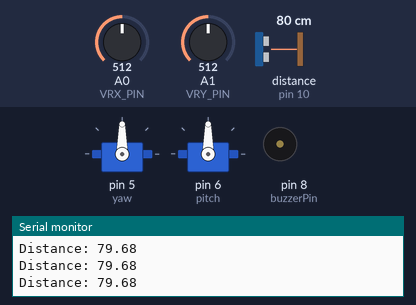
Bench run of a sketch on a simulated Arduino Uno, built with avr-gcc and run on an emulated ATmega328P. Parts: 2 × servo, buzzer (waves = sounding), the last lines printed to the serial monitor. Wiring (inferred from the names in the program): ultrasonic range finder: trigger pin 11; echo pin 10. Inputs (shaded band) come from the test bench; at power-on: distance to the obstacle (sensor on pin 10) 80 cm, A1 (VRY_PIN) = 512, A0 (VRX_PIN) = 512. The echo pulse lasts 58.3 µs per cm.

Above: at 1.2 s.
1.3 s: distance to the obstacle (sensor on pin 10) set to 12 cm
2.8 s: distance to the obstacle (sensor on pin 10) set to 9 cm
At 3.9 s:
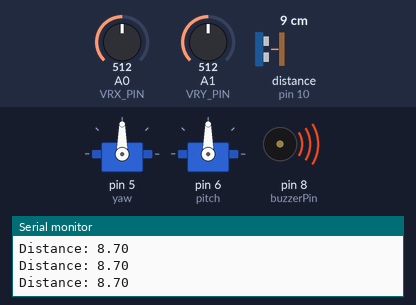
4.4 s: A1 (VRY_PIN) set to 716
At 4.9 s:
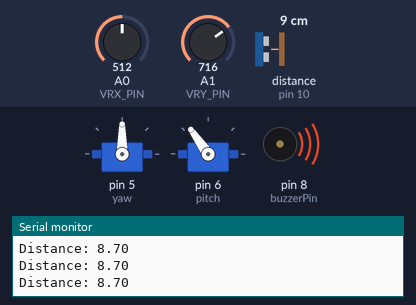
5.9 s: A0 (VRX_PIN) set to 567
8.9 s: A0 (VRX_PIN) set to 585
At 9.3 s:
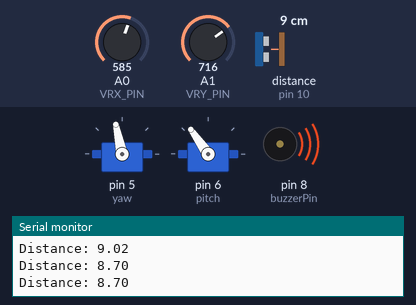
10.4 s: distance to the obstacle (sensor on pin 10) set to 120 cm
At 11.4 s:
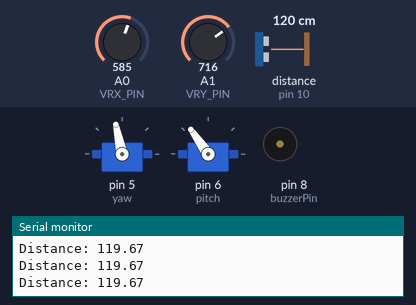
Timing chart, 0 to 13.4 s (numbered marks = the images above; inputs shaded):
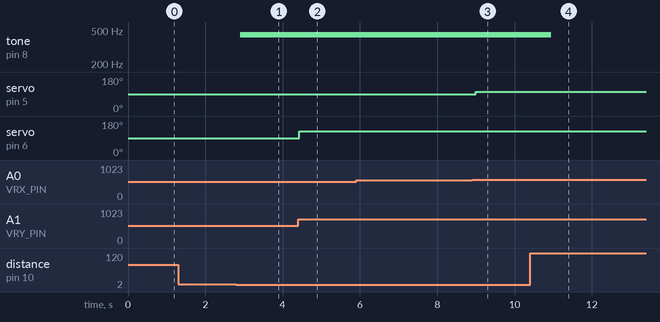

Measured:
- the behaviour switches between 11 and 10 cm on distance to the obstacle (sensor on pin 10) (found by bisection; images 0 and 1)
- the behaviour switches between 574 and 575 on A0 (VRX_PIN) (found by bisection; images 2 and 3)
- after the input at 2.8 s, tone on pin 8 (buzzerPin): silent → 440 Hz after 0.11 s
- after the input at 4.4 s, servo on pin 6 (pitch): 90° → 125° at once
- after the input at 8.9 s, servo on pin 5 (yaw): 90° → 102° after 0.09 s
- after the input at 10.4 s, tone on pin 8 (buzzerPin): 440 Hz → silent after 0.55 s

The sketch:

sonar_sentry.ino
```cpp
#include <Servo.h>

Servo yaw;
Servo pitch;
int trigPin = 11;
int echoPin = 10;
int VRX_PIN = A0;
int VRY_PIN = A1;
int buzzerPin = 8;

int xValue = 0;
int yValue = 0;
float duration, distance;

void setup() {
  yaw.attach(5);
  pitch.attach(6);
  pinMode(trigPin, OUTPUT);
  pinMode(echoPin, INPUT);
  pinMode(buzzerPin, OUTPUT);
  Serial.begin(9600);
}

void loop() {
  digitalWrite(trigPin, LOW);
  delayMicroseconds(2);
  digitalWrite(trigPin, HIGH);
  delayMicroseconds(10);
  digitalWrite(trigPin, LOW);

  duration = pulseIn(echoPin, HIGH);
  distance = (duration*.0343)/2;
  Serial.print("Distance: ");
  Serial.println(distance);
  delay(100);

  if (distance <= 10) {
    tone(buzzerPin, 440, 500);
  }

  xValue = analogRead(VRX_PIN);
  yValue = analogRead(VRY_PIN);
  xValue = map(xValue, 0, 1023, 0, 180);
  yValue = map(yValue, 0, 1023, 0, 180);

  if (xValue < 80 || xValue > 100) {
    yaw.write(xValue);
    delay(15);
  }

  if (yValue < 80 || yValue > 100) {
    pitch.write(yValue);
    delay(15);
  }
}
```
